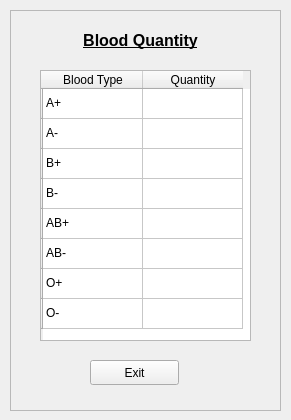
<?xml version="1.0" encoding="UTF-8"?>
<ui version="4.0">
 <class>bloodquanityList</class>
 <widget class="QWidget" name="bloodquanityList">
  <property name="geometry">
   <rect>
    <x>0</x>
    <y>0</y>
    <width>291</width>
    <height>420</height>
   </rect>
  </property>
  <property name="windowTitle">
   <string>Form</string>
  </property>
  <widget class="QFrame" name="frame">
   <property name="geometry">
    <rect>
     <x>10</x>
     <y>10</y>
     <width>271</width>
     <height>401</height>
    </rect>
   </property>
   <property name="frameShape">
    <enum>QFrame::StyledPanel</enum>
   </property>
   <property name="frameShadow">
    <enum>QFrame::Raised</enum>
   </property>
   <widget class="QLabel" name="titlelabel">
    <property name="geometry">
     <rect>
      <x>30</x>
      <y>10</y>
      <width>201</width>
      <height>41</height>
     </rect>
    </property>
    <property name="text">
     <string>&lt;html&gt;&lt;head/&gt;&lt;body&gt;&lt;p align=&quot;center&quot;&gt;&lt;span style=&quot; font-size:12pt; font-weight:600; text-decoration: underline;&quot;&gt;Blood Quantity&lt;/span&gt;&lt;/p&gt;&lt;/body&gt;&lt;/html&gt;</string>
    </property>
   </widget>
   <widget class="QTableWidget" name="tableWidget">
    <property name="geometry">
     <rect>
      <x>30</x>
      <y>60</y>
      <width>211</width>
      <height>271</height>
     </rect>
    </property>
    <row>
     <property name="text">
      <string/>
     </property>
    </row>
    <row>
     <property name="text">
      <string/>
     </property>
    </row>
    <row>
     <property name="text">
      <string/>
     </property>
    </row>
    <row>
     <property name="text">
      <string/>
     </property>
    </row>
    <row>
     <property name="text">
      <string/>
     </property>
    </row>
    <row>
     <property name="text">
      <string/>
     </property>
    </row>
    <row>
     <property name="text">
      <string/>
     </property>
    </row>
    <row>
     <property name="text">
      <string/>
     </property>
    </row>
    <column>
     <property name="text">
      <string>Blood Type</string>
     </property>
    </column>
    <column>
     <property name="text">
      <string>Quantity</string>
     </property>
    </column>
    <item row="0" column="0">
     <property name="text">
      <string>A+</string>
     </property>
    </item>
    <item row="1" column="0">
     <property name="text">
      <string>A-</string>
     </property>
    </item>
    <item row="2" column="0">
     <property name="text">
      <string>B+</string>
     </property>
    </item>
    <item row="3" column="0">
     <property name="text">
      <string>B-</string>
     </property>
    </item>
    <item row="4" column="0">
     <property name="text">
      <string>AB+</string>
     </property>
    </item>
    <item row="5" column="0">
     <property name="text">
      <string>AB-</string>
     </property>
    </item>
    <item row="6" column="0">
     <property name="text">
      <string>O+</string>
     </property>
    </item>
    <item row="7" column="0">
     <property name="text">
      <string>O-</string>
     </property>
    </item>
   </widget>
   <widget class="QPushButton" name="exit">
    <property name="geometry">
     <rect>
      <x>80</x>
      <y>350</y>
      <width>89</width>
      <height>25</height>
     </rect>
    </property>
    <property name="text">
     <string>Exit</string>
    </property>
   </widget>
  </widget>
 </widget>
 <resources/>
 <connections/>
</ui>
